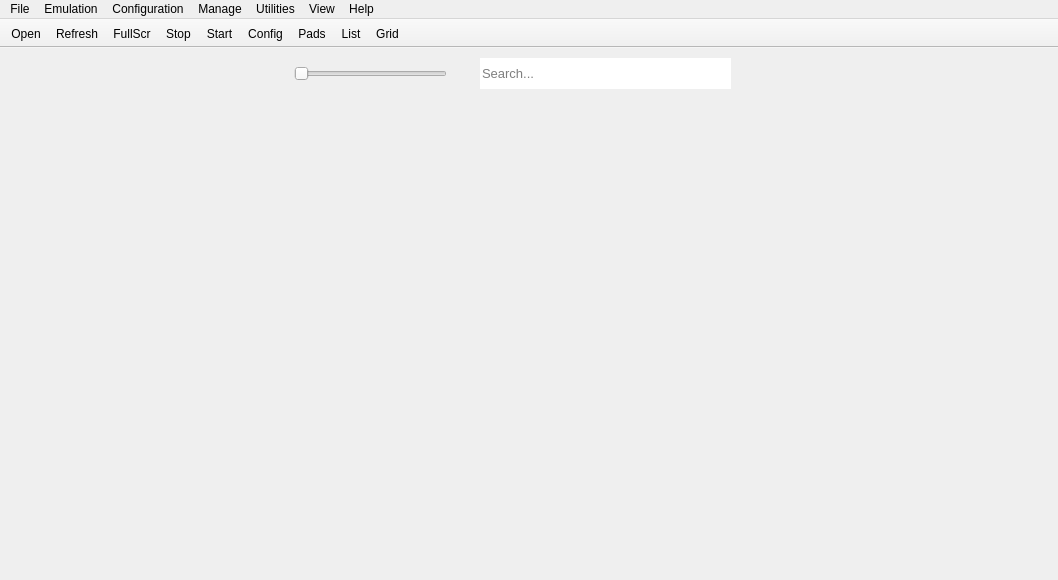
<?xml version="1.0" encoding="UTF-8"?>
<ui version="4.0">
 <class>main_window</class>
 <widget class="QMainWindow" name="main_window">
  <property name="geometry">
   <rect>
    <x>0</x>
    <y>0</y>
    <width>1058</width>
    <height>580</height>
   </rect>
  </property>
  <property name="sizePolicy">
   <sizepolicy hsizetype="Expanding" vsizetype="Expanding">
    <horstretch>0</horstretch>
    <verstretch>0</verstretch>
   </sizepolicy>
  </property>
  <property name="minimumSize">
   <size>
    <width>4</width>
    <height>0</height>
   </size>
  </property>
  <property name="windowTitle">
   <string>RPCS3</string>
  </property>
  <property name="autoFillBackground">
   <bool>false</bool>
  </property>
  <property name="animated">
   <bool>true</bool>
  </property>
  <property name="dockNestingEnabled">
   <bool>true</bool>
  </property>
  <property name="dockOptions">
   <set>QMainWindow::AllowNestedDocks|QMainWindow::AllowTabbedDocks|QMainWindow::AnimatedDocks|QMainWindow::GroupedDragging</set>
  </property>
  <widget class="QWidget" name="centralWidget">
   <property name="sizePolicy">
    <sizepolicy hsizetype="Expanding" vsizetype="Expanding">
     <horstretch>0</horstretch>
     <verstretch>0</verstretch>
    </sizepolicy>
   </property>
   <widget class="QLineEdit" name="mw_searchbar">
    <property name="geometry">
     <rect>
      <x>480</x>
      <y>10</y>
      <width>251</width>
      <height>31</height>
     </rect>
    </property>
    <property name="sizePolicy">
     <sizepolicy hsizetype="Expanding" vsizetype="Expanding">
      <horstretch>0</horstretch>
      <verstretch>0</verstretch>
     </sizepolicy>
    </property>
    <property name="font">
     <font>
      <pointsize>10</pointsize>
      <weight>50</weight>
      <bold>false</bold>
     </font>
    </property>
    <property name="focusPolicy">
     <enum>Qt::ClickFocus</enum>
    </property>
    <property name="frame">
     <bool>false</bool>
    </property>
    <property name="placeholderText">
     <string>Search...</string>
    </property>
    <property name="clearButtonEnabled">
     <bool>false</bool>
    </property>
   </widget>
   <widget class="QWidget" name="sizeSliderContainer" native="true">
    <property name="geometry">
     <rect>
      <x>280</x>
      <y>10</y>
      <width>181</width>
      <height>31</height>
     </rect>
    </property>
    <property name="sizePolicy">
     <sizepolicy hsizetype="Fixed" vsizetype="Expanding">
      <horstretch>0</horstretch>
      <verstretch>0</verstretch>
     </sizepolicy>
    </property>
    <layout class="QHBoxLayout" name="sizeSliderContainer_layout">
     <property name="spacing">
      <number>0</number>
     </property>
     <property name="leftMargin">
      <number>14</number>
     </property>
     <property name="topMargin">
      <number>0</number>
     </property>
     <property name="rightMargin">
      <number>14</number>
     </property>
     <property name="bottomMargin">
      <number>0</number>
     </property>
     <item>
      <widget class="QSlider" name="sizeSlider">
       <property name="sizePolicy">
        <sizepolicy hsizetype="Expanding" vsizetype="Preferred">
         <horstretch>0</horstretch>
         <verstretch>0</verstretch>
        </sizepolicy>
       </property>
       <property name="focusPolicy">
        <enum>Qt::ClickFocus</enum>
       </property>
       <property name="autoFillBackground">
        <bool>false</bool>
       </property>
       <property name="orientation">
        <enum>Qt::Horizontal</enum>
       </property>
       <property name="tickPosition">
        <enum>QSlider::NoTicks</enum>
       </property>
      </widget>
     </item>
    </layout>
   </widget>
  </widget>
  <widget class="QMenuBar" name="menuBar">
   <property name="geometry">
    <rect>
     <x>0</x>
     <y>0</y>
     <width>1058</width>
     <height>30</height>
    </rect>
   </property>
   <property name="contextMenuPolicy">
    <enum>Qt::PreventContextMenu</enum>
   </property>
   <widget class="QMenu" name="menuFile">
    <property name="title">
     <string>File</string>
    </property>
    <widget class="QMenu" name="bootRecentMenu">
     <property name="enabled">
      <bool>true</bool>
     </property>
     <property name="title">
      <string>Boot Recent</string>
     </property>
     <property name="toolTipsVisible">
      <bool>true</bool>
     </property>
     <addaction name="clearRecentAct"/>
     <addaction name="freezeRecentAct"/>
     <addaction name="separator"/>
    </widget>
    <widget class="QMenu" name="menuBatch">
     <property name="title">
      <string>All Titles</string>
     </property>
     <addaction name="batchCreatePPUCachesAct"/>
     <addaction name="separator"/>
     <addaction name="batchRemoveCustomConfigurationsAct"/>
     <addaction name="batchRemoveCustomPadConfigurationsAct"/>
     <addaction name="batchRemovePPUCachesAct"/>
     <addaction name="batchRemoveSPUCachesAct"/>
     <addaction name="batchRemoveShaderCachesAct"/>
     <addaction name="separator"/>
     <addaction name="removeDiskCacheAct"/>
    </widget>
    <widget class="QMenu" name="menuFirmware">
     <property name="title">
      <string>Firmware</string>
     </property>
     <addaction name="createFirmwareCacheAct"/>
     <addaction name="removeFirmwareCacheAct"/>
    </widget>
    <addaction name="bootElfAct"/>
    <addaction name="bootGameAct"/>
    <addaction name="bootRecentMenu"/>
    <addaction name="separator"/>
    <addaction name="addGamesAct"/>
    <addaction name="separator"/>
    <addaction name="bootInstallPkgAct"/>
    <addaction name="bootInstallPupAct"/>
    <addaction name="separator"/>
    <addaction name="menuBatch"/>
    <addaction name="menuFirmware"/>
    <addaction name="separator"/>
    <addaction name="exitAct"/>
   </widget>
   <widget class="QMenu" name="menuEmulation">
    <property name="title">
     <string>Emulation</string>
    </property>
    <addaction name="sysPauseAct"/>
    <addaction name="sysStopAct"/>
    <addaction name="sysRebootAct"/>
    <addaction name="separator"/>
    <addaction name="sysSendOpenMenuAct"/>
    <addaction name="sysSendExitAct"/>
   </widget>
   <widget class="QMenu" name="menuConfiguration">
    <property name="title">
     <string>Configuration</string>
    </property>
    <addaction name="confCPUAct"/>
    <addaction name="confGPUAct"/>
    <addaction name="separator"/>
    <addaction name="confPadsAct"/>
    <addaction name="confAudioAct"/>
    <addaction name="confIOAct"/>
    <addaction name="confSystemAct"/>
    <addaction name="separator"/>
    <addaction name="confRPCNAct"/>
    <addaction name="confAutopauseManagerAct"/>
   </widget>
   <widget class="QMenu" name="menuManage">
    <property name="title">
     <string>Manage</string>
    </property>
    <addaction name="confVFSDialogAct"/>
    <addaction name="separator"/>
    <addaction name="actionManage_Users"/>
    <addaction name="confSavedataManagerAct"/>
    <addaction name="actionManage_RAP_Licenses"/>
    <addaction name="actionManage_Trophy_Data"/>
    <addaction name="actionManage_Skylanders_Portal"/>
    <addaction name="actionManage_Cheats"/>
    <addaction name="actionManage_Game_Patches"/>
    <addaction name="actionManage_Screenshots"/>
   </widget>
   <widget class="QMenu" name="menuUtilities">
    <property name="title">
     <string>Utilities</string>
    </property>
    <addaction name="toolsCgDisasmAct"/>
    <addaction name="toolskernel_explorerAct"/>
    <addaction name="toolsmemory_viewerAct"/>
    <addaction name="toolsRsxDebuggerAct"/>
    <addaction name="toolsStringSearchAct"/>
    <addaction name="separator"/>
    <addaction name="toolsDecryptSprxLibsAct"/>
    <addaction name="separator"/>
    <addaction name="actionopen_rsx_capture"/>
    <addaction name="separator"/>
    <addaction name="actionCreate_RSX_Capture"/>
   </widget>
   <widget class="QMenu" name="menuView">
    <property name="title">
     <string>View</string>
    </property>
    <widget class="QMenu" name="menuGame_List_Icons">
     <property name="title">
      <string>Game List Icons</string>
     </property>
     <addaction name="setIconSizeTinyAct"/>
     <addaction name="setIconSizeSmallAct"/>
     <addaction name="setIconSizeMediumAct"/>
     <addaction name="setIconSizeLargeAct"/>
    </widget>
    <widget class="QMenu" name="menuGame_List_Mode">
     <property name="title">
      <string>Game List Mode</string>
     </property>
     <addaction name="setlistModeListAct"/>
     <addaction name="setlistModeGridAct"/>
    </widget>
    <widget class="QMenu" name="menuGame_Categories">
     <property name="title">
      <string>Game Categories</string>
     </property>
     <addaction name="showCatHDDGameAct"/>
     <addaction name="showCatDiscGameAct"/>
     <addaction name="showCatPS1GamesAct"/>
     <addaction name="showCatPS2GamesAct"/>
     <addaction name="showCatPSPGamesAct"/>
     <addaction name="showCatHomeAct"/>
     <addaction name="showCatAudioVideoAct"/>
     <addaction name="showCatGameDataAct"/>
     <addaction name="showCatUnknownAct"/>
     <addaction name="showCatOtherAct"/>
    </widget>
    <addaction name="showDebuggerAct"/>
    <addaction name="showLogAct"/>
    <addaction name="separator"/>
    <addaction name="showTitleBarsAct"/>
    <addaction name="showToolBarAct"/>
    <addaction name="separator"/>
    <addaction name="showGameListAct"/>
    <addaction name="separator"/>
    <addaction name="showHiddenEntriesAct"/>
    <addaction name="separator"/>
    <addaction name="showCompatibilityInGridAct"/>
    <addaction name="separator"/>
    <addaction name="refreshGameListAct"/>
    <addaction name="menuGame_List_Mode"/>
    <addaction name="menuGame_List_Icons"/>
    <addaction name="menuGame_Categories"/>
   </widget>
   <widget class="QMenu" name="menuHelp">
    <property name="title">
     <string>Help</string>
    </property>
    <widget class="QMenu" name="languageMenu">
     <property name="title">
      <string>Language</string>
     </property>
     <addaction name="languageAct0"/>
    </widget>
    <addaction name="updateAct"/>
    <addaction name="separator"/>
    <addaction name="languageMenu"/>
    <addaction name="separator"/>
    <addaction name="aboutAct"/>
    <addaction name="aboutQtAct"/>
   </widget>
   <addaction name="menuFile"/>
   <addaction name="menuEmulation"/>
   <addaction name="menuConfiguration"/>
   <addaction name="menuManage"/>
   <addaction name="menuUtilities"/>
   <addaction name="menuView"/>
   <addaction name="menuHelp"/>
  </widget>
  <widget class="QToolBar" name="toolBar">
   <property name="sizePolicy">
    <sizepolicy hsizetype="Preferred" vsizetype="Preferred">
     <horstretch>0</horstretch>
     <verstretch>0</verstretch>
    </sizepolicy>
   </property>
   <property name="contextMenuPolicy">
    <enum>Qt::PreventContextMenu</enum>
   </property>
   <property name="windowTitle">
    <string>Show tool bar</string>
   </property>
   <property name="movable">
    <bool>false</bool>
   </property>
   <property name="allowedAreas">
    <set>Qt::TopToolBarArea</set>
   </property>
   <property name="iconSize">
    <size>
     <width>30</width>
     <height>30</height>
    </size>
   </property>
   <property name="toolButtonStyle">
    <enum>Qt::ToolButtonTextUnderIcon</enum>
   </property>
   <property name="floatable">
    <bool>false</bool>
   </property>
   <attribute name="toolBarArea">
    <enum>TopToolBarArea</enum>
   </attribute>
   <attribute name="toolBarBreak">
    <bool>false</bool>
   </attribute>
   <addaction name="toolbar_open"/>
   <addaction name="toolbar_refresh"/>
   <addaction name="toolbar_fullscreen"/>
   <addaction name="toolbar_stop"/>
   <addaction name="toolbar_start"/>
   <addaction name="toolbar_config"/>
   <addaction name="toolbar_controls"/>
   <addaction name="toolbar_list"/>
   <addaction name="toolbar_grid"/>
  </widget>
  <action name="bootElfAct">
   <property name="text">
    <string>Boot SELF/ELF</string>
   </property>
  </action>
  <action name="bootGameAct">
   <property name="text">
    <string>Boot Game</string>
   </property>
  </action>
  <action name="bootInstallPkgAct">
   <property name="text">
    <string>Install .pkg</string>
   </property>
   <property name="toolTip">
    <string>Install application from a .pkg file</string>
   </property>
  </action>
  <action name="bootInstallPupAct">
   <property name="text">
    <string>Install Firmware</string>
   </property>
   <property name="toolTip">
    <string>Install firmware from PS3UPDAT.PUP</string>
   </property>
  </action>
  <action name="sysPauseAct">
   <property name="enabled">
    <bool>false</bool>
   </property>
   <property name="icon">
    <iconset resource="../resources.qrc">
     <normaloff>:/Icons/pause.png</normaloff>:/Icons/pause.png</iconset>
   </property>
   <property name="text">
    <string>Pause</string>
   </property>
   <property name="toolTip">
    <string>Start emulation</string>
   </property>
  </action>
  <action name="sysStopAct">
   <property name="enabled">
    <bool>false</bool>
   </property>
   <property name="icon">
    <iconset resource="../resources.qrc">
     <normaloff>:/Icons/stop.png</normaloff>:/Icons/stop.png</iconset>
   </property>
   <property name="text">
    <string>Stop</string>
   </property>
   <property name="toolTip">
    <string>Stop emulation</string>
   </property>
  </action>
  <action name="sysSendOpenMenuAct">
   <property name="enabled">
    <bool>false</bool>
   </property>
   <property name="text">
    <string>Send Open System Menu CMD</string>
   </property>
  </action>
  <action name="sysSendExitAct">
   <property name="enabled">
    <bool>false</bool>
   </property>
   <property name="text">
    <string>Send Exit CMD</string>
   </property>
  </action>
  <action name="confCPUAct">
   <property name="text">
    <string>CPU</string>
   </property>
   <property name="toolTip">
    <string>Configure CPU</string>
   </property>
  </action>
  <action name="confGPUAct">
   <property name="text">
    <string>GPU</string>
   </property>
   <property name="toolTip">
    <string>Configure graphics</string>
   </property>
  </action>
  <action name="confPadsAct">
   <property name="text">
    <string>Pads</string>
   </property>
   <property name="iconText">
    <string>Pads</string>
   </property>
   <property name="toolTip">
    <string>Configure controls</string>
   </property>
  </action>
  <action name="confAudioAct">
   <property name="text">
    <string>Audio</string>
   </property>
   <property name="toolTip">
    <string>Configure audio</string>
   </property>
  </action>
  <action name="confIOAct">
   <property name="text">
    <string>Input/Output</string>
   </property>
   <property name="toolTip">
    <string>Configure Input/Output</string>
   </property>
  </action>
  <action name="confSystemAct">
   <property name="text">
    <string>System</string>
   </property>
   <property name="toolTip">
    <string>Configure system</string>
   </property>
  </action>
  <action name="confAutopauseManagerAct">
   <property name="enabled">
    <bool>false</bool>
   </property>
   <property name="text">
    <string>Auto Pause</string>
   </property>
   <property name="toolTip">
    <string>Configure Auto Pause</string>
   </property>
  </action>
  <action name="exitAct">
   <property name="text">
    <string>Exit</string>
   </property>
   <property name="toolTip">
    <string>Exit RPCS3</string>
   </property>
   <property name="statusTip">
    <string>Exit the application.</string>
   </property>
  </action>
  <action name="confSavedataManagerAct">
   <property name="enabled">
    <bool>true</bool>
   </property>
   <property name="text">
    <string>Save Data</string>
   </property>
   <property name="toolTip">
    <string>Manage save data</string>
   </property>
  </action>
  <action name="actionManage_Trophy_Data">
   <property name="enabled">
    <bool>true</bool>
   </property>
   <property name="text">
    <string>Trophies</string>
   </property>
   <property name="toolTip">
    <string>Manage trophies</string>
   </property>
  </action>
  <action name="actionManage_Users">
   <property name="text">
    <string>User Accounts</string>
   </property>
   <property name="toolTip">
    <string>Manage user accounts</string>
   </property>
  </action>
  <action name="toolsCgDisasmAct">
   <property name="text">
    <string>Cg Disasm</string>
   </property>
  </action>
  <action name="toolskernel_explorerAct">
   <property name="enabled">
    <bool>false</bool>
   </property>
   <property name="text">
    <string>Kernel Explorer</string>
   </property>
  </action>
  <action name="toolsmemory_viewerAct">
   <property name="enabled">
    <bool>false</bool>
   </property>
   <property name="text">
    <string>Memory Viewer</string>
   </property>
  </action>
  <action name="toolsRsxDebuggerAct">
   <property name="enabled">
    <bool>false</bool>
   </property>
   <property name="text">
    <string>RSX Debugger</string>
   </property>
  </action>
  <action name="toolsStringSearchAct">
   <property name="enabled">
    <bool>false</bool>
   </property>
   <property name="text">
    <string>String Search</string>
   </property>
  </action>
  <action name="toolsDecryptSprxLibsAct">
   <property name="text">
    <string>Decrypt PS3 Binaries</string>
   </property>
  </action>
  <action name="showDebuggerAct">
   <property name="checkable">
    <bool>true</bool>
   </property>
   <property name="text">
    <string>Show Debugger</string>
   </property>
  </action>
  <action name="showLogAct">
   <property name="checkable">
    <bool>true</bool>
   </property>
   <property name="text">
    <string>Show Log/TTY</string>
   </property>
  </action>
  <action name="aboutAct">
   <property name="text">
    <string>About RPCS3</string>
   </property>
  </action>
  <action name="aboutQtAct">
   <property name="text">
    <string>About Qt</string>
   </property>
  </action>
  <action name="showGameListAct">
   <property name="checkable">
    <bool>true</bool>
   </property>
   <property name="text">
    <string>Show Game List</string>
   </property>
  </action>
  <action name="showToolBarAct">
   <property name="checkable">
    <bool>true</bool>
   </property>
   <property name="text">
    <string>Show Tool Bar</string>
   </property>
  </action>
  <action name="showCompatibilityInGridAct">
   <property name="checkable">
    <bool>true</bool>
   </property>
   <property name="text">
    <string>Show Game Compatibility in Grid Mode</string>
   </property>
  </action>
  <action name="refreshGameListAct">
   <property name="text">
    <string>Game List Refresh</string>
   </property>
  </action>
  <action name="actionManage_RAP_Licenses">
   <property name="enabled">
    <bool>false</bool>
   </property>
   <property name="text">
    <string>RAP Files</string>
   </property>
  </action>
  <action name="updateAct">
   <property name="text">
    <string>Check for Updates</string>
   </property>
  </action>
  <action name="confVFSDialogAct">
   <property name="text">
    <string>Virtual File System</string>
   </property>
  </action>
  <action name="clearRecentAct">
   <property name="text">
    <string>List Clear</string>
   </property>
  </action>
  <action name="freezeRecentAct">
   <property name="checkable">
    <bool>true</bool>
   </property>
   <property name="text">
    <string>List Freeze</string>
   </property>
  </action>
  <action name="setIconSizeTinyAct">
   <property name="checkable">
    <bool>true</bool>
   </property>
   <property name="text">
    <string>Tiny</string>
   </property>
  </action>
  <action name="setIconSizeSmallAct">
   <property name="checkable">
    <bool>true</bool>
   </property>
   <property name="checked">
    <bool>true</bool>
   </property>
   <property name="text">
    <string>Small</string>
   </property>
  </action>
  <action name="setIconSizeMediumAct">
   <property name="checkable">
    <bool>true</bool>
   </property>
   <property name="text">
    <string>Medium</string>
   </property>
  </action>
  <action name="setIconSizeLargeAct">
   <property name="checkable">
    <bool>true</bool>
   </property>
   <property name="text">
    <string>Large</string>
   </property>
  </action>
  <action name="setlistModeListAct">
   <property name="checkable">
    <bool>true</bool>
   </property>
   <property name="checked">
    <bool>true</bool>
   </property>
   <property name="text">
    <string>List View</string>
   </property>
  </action>
  <action name="setlistModeGridAct">
   <property name="checkable">
    <bool>true</bool>
   </property>
   <property name="text">
    <string>Grid View</string>
   </property>
  </action>
  <action name="sysRebootAct">
   <property name="enabled">
    <bool>false</bool>
   </property>
   <property name="icon">
    <iconset resource="../resources.qrc">
     <normaloff>:/Icons/restart.png</normaloff>:/Icons/restart.png</iconset>
   </property>
   <property name="text">
    <string>Restart</string>
   </property>
  </action>
  <action name="showCatHDDGameAct">
   <property name="checkable">
    <bool>true</bool>
   </property>
   <property name="checked">
    <bool>true</bool>
   </property>
   <property name="text">
    <string>HDD Games</string>
   </property>
  </action>
  <action name="showCatDiscGameAct">
   <property name="checkable">
    <bool>true</bool>
   </property>
   <property name="checked">
    <bool>true</bool>
   </property>
   <property name="text">
    <string>Disc Games</string>
   </property>
  </action>
  <action name="showCatPS1GamesAct">
   <property name="checkable">
    <bool>true</bool>
   </property>
   <property name="checked">
    <bool>true</bool>
   </property>
   <property name="text">
    <string>PS1 Games</string>
   </property>
  </action>
  <action name="showCatPS2GamesAct">
   <property name="checkable">
    <bool>true</bool>
   </property>
   <property name="checked">
    <bool>true</bool>
   </property>
   <property name="text">
    <string>PS2 Games</string>
   </property>
  </action>
  <action name="showCatPSPGamesAct">
   <property name="checkable">
    <bool>true</bool>
   </property>
   <property name="checked">
    <bool>true</bool>
   </property>
   <property name="text">
    <string>PSP Games</string>
   </property>
  </action>
  <action name="showCatHomeAct">
   <property name="checkable">
    <bool>true</bool>
   </property>
   <property name="checked">
    <bool>true</bool>
   </property>
   <property name="text">
    <string>Home</string>
   </property>
  </action>
  <action name="showCatAudioVideoAct">
   <property name="checkable">
    <bool>true</bool>
   </property>
   <property name="checked">
    <bool>true</bool>
   </property>
   <property name="text">
    <string>Audio/Video</string>
   </property>
  </action>
  <action name="showCatGameDataAct">
   <property name="checkable">
    <bool>true</bool>
   </property>
   <property name="checked">
    <bool>true</bool>
   </property>
   <property name="text">
    <string>Game Data</string>
   </property>
  </action>
  <action name="showCatUnknownAct">
   <property name="checkable">
    <bool>true</bool>
   </property>
   <property name="checked">
    <bool>true</bool>
   </property>
   <property name="text">
    <string>Unknown</string>
   </property>
  </action>
  <action name="toolbar_start">
   <property name="icon">
    <iconset resource="../resources.qrc">
     <normaloff>:/Icons/play.png</normaloff>:/Icons/play.png</iconset>
   </property>
   <property name="text">
    <string>Start</string>
   </property>
   <property name="toolTip">
    <string>Start emulation</string>
   </property>
  </action>
  <action name="toolbar_stop">
   <property name="icon">
    <iconset resource="../resources.qrc">
     <normaloff>:/Icons/stop.png</normaloff>:/Icons/stop.png</iconset>
   </property>
   <property name="text">
    <string>Stop</string>
   </property>
   <property name="toolTip">
    <string>Stop emulation</string>
   </property>
  </action>
  <action name="toolbar_config">
   <property name="icon">
    <iconset resource="../resources.qrc">
     <normaloff>:/Icons/configure.png</normaloff>:/Icons/configure.png</iconset>
   </property>
   <property name="text">
    <string>Config</string>
   </property>
   <property name="toolTip">
    <string>Configure the emulator</string>
   </property>
  </action>
  <action name="toolbar_controls">
   <property name="icon">
    <iconset resource="../resources.qrc">
     <normaloff>:/Icons/controllers.png</normaloff>:/Icons/controllers.png</iconset>
   </property>
   <property name="text">
    <string>Pads</string>
   </property>
   <property name="toolTip">
    <string>Configure controls</string>
   </property>
  </action>
  <action name="toolbar_fullscreen">
   <property name="icon">
    <iconset resource="../resources.qrc">
     <normaloff>:/Icons/fullscreen.png</normaloff>:/Icons/fullscreen.png</iconset>
   </property>
   <property name="text">
    <string>FullScr</string>
   </property>
   <property name="toolTip">
    <string>Toggle fullscreen</string>
   </property>
  </action>
  <action name="toolbar_list">
   <property name="icon">
    <iconset resource="../resources.qrc">
     <normaloff>:/Icons/list.png</normaloff>:/Icons/list.png</iconset>
   </property>
   <property name="text">
    <string>List</string>
   </property>
   <property name="toolTip">
    <string>Switch to list mode</string>
   </property>
  </action>
  <action name="toolbar_grid">
   <property name="icon">
    <iconset resource="../resources.qrc">
     <normaloff>:/Icons/grid.png</normaloff>:/Icons/grid.png</iconset>
   </property>
   <property name="text">
    <string>Grid</string>
   </property>
   <property name="toolTip">
    <string>Switch to grid mode</string>
   </property>
  </action>
  <action name="toolbar_refresh">
   <property name="icon">
    <iconset resource="../resources.qrc">
     <normaloff>:/Icons/refresh.png</normaloff>:/Icons/refresh.png</iconset>
   </property>
   <property name="text">
    <string>Refresh</string>
   </property>
   <property name="toolTip">
    <string>Refresh gamelist</string>
   </property>
  </action>
  <action name="toolbar_open">
   <property name="icon">
    <iconset resource="../resources.qrc">
     <normaloff>:/Icons/open.png</normaloff>:/Icons/open.png</iconset>
   </property>
   <property name="text">
    <string>Open</string>
   </property>
   <property name="toolTip">
    <string>Boot a game</string>
   </property>
  </action>
  <action name="showCatOtherAct">
   <property name="checkable">
    <bool>true</bool>
   </property>
   <property name="checked">
    <bool>true</bool>
   </property>
   <property name="text">
    <string>Other</string>
   </property>
  </action>
  <action name="showHiddenEntriesAct">
   <property name="checkable">
    <bool>true</bool>
   </property>
   <property name="text">
    <string>Show Hidden Entries</string>
   </property>
  </action>
  <action name="actionopen_rsx_capture">
   <property name="text">
    <string>Open RSX Capture</string>
   </property>
  </action>
  <action name="addGamesAct">
   <property name="text">
    <string>Add Games</string>
   </property>
  </action>
  <action name="showTitleBarsAct">
   <property name="checkable">
    <bool>true</bool>
   </property>
   <property name="text">
    <string>Show Title Bars</string>
   </property>
  </action>
  <action name="batchCreatePPUCachesAct">
   <property name="text">
    <string>Create PPU Caches</string>
   </property>
  </action>
  <action name="batchRemoveCustomConfigurationsAct">
   <property name="text">
    <string>Remove Custom Configurations</string>
   </property>
  </action>
  <action name="batchRemovePPUCachesAct">
   <property name="text">
    <string>Remove PPU Caches</string>
   </property>
  </action>
  <action name="batchRemoveSPUCachesAct">
   <property name="text">
    <string>Remove SPU Caches</string>
   </property>
  </action>
  <action name="batchRemoveShaderCachesAct">
   <property name="text">
    <string>Remove Shader Caches</string>
   </property>
  </action>
  <action name="batchRemoveCustomPadConfigurationsAct">
   <property name="text">
    <string>Remove Custom Pad Configurations</string>
   </property>
  </action>
  <action name="removeDiskCacheAct">
   <property name="text">
    <string>Remove Disk Cache</string>
   </property>
  </action>
  <action name="actionManage_Skylanders_Portal">
   <property name="text">
    <string>Skylanders Portal</string>
   </property>
  </action>
  <action name="actionManage_Cheats">
   <property name="text">
    <string>Cheats</string>
   </property>
  </action>
  <action name="languageAct0">
   <property name="checkable">
    <bool>true</bool>
   </property>
   <property name="text">
    <string>English</string>
   </property>
  </action>
  <action name="actionManage_Screenshots">
   <property name="text">
    <string>Screenshots</string>
   </property>
  </action>
  <action name="removeFirmwareCacheAct">
   <property name="text">
    <string>Remove Firmware Cache</string>
   </property>
  </action>
  <action name="createFirmwareCacheAct">
   <property name="text">
    <string>Create Firmware Cache</string>
   </property>
  </action>
  <action name="actionCreate_RSX_Capture">
   <property name="enabled">
    <bool>false</bool>
   </property>
   <property name="text">
    <string>Create RSX Capture</string>
   </property>
  </action>
  <action name="actionManage_Game_Patches">
   <property name="text">
    <string>Game Patches</string>
   </property>
  </action>
  <action name="confRPCNAct">
   <property name="text">
    <string>RPCN</string>
   </property>
   <property name="toolTip">
    <string>Configure RPCN</string>
   </property>
  </action>
 </widget>
 <layoutdefault spacing="6" margin="11"/>
 <resources>
  <include location="../resources.qrc"/>
  <include location="../resources.qrc"/>
 </resources>
 <connections/>
</ui>
